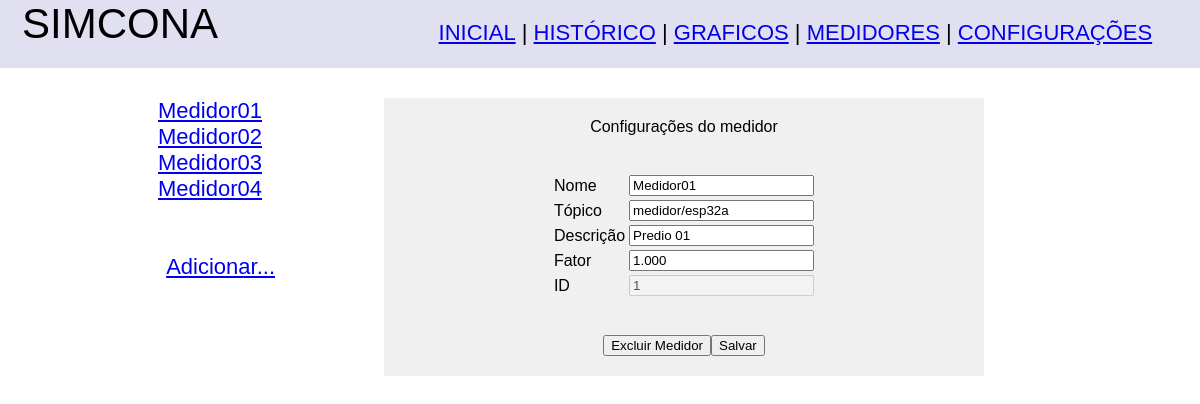
The app's page /medidores.php with its own data.
### tables this page shows
CREATE TABLE Medidor (
id INT AUTO_INCREMENT PRIMARY KEY ,
nome VARCHAR(255),
topico VARCHAR(255),
descricao VARCHAR(512),
fator DECIMAL(4,3)
);

### html/cntrl/medidorfcn.php (called while the page is built, shortened)
<?php
function buscaMedidores()
	{
	$pdo = Banco::obterConexao();
	$statement = $pdo->prepare("SELECT * FROM Medidor ORDER BY id asc;");
	$statement->execute();
	return($statement->fetchAll());
	}

### html/medidores.php (the view, shortened to what this page needs)
<!DOCTYPE html>
<html>
<head>
	<link rel="stylesheet" type="text/css" href="reset.css">
	<link rel="stylesheet" type="text/css" href="css.css">
</head>
<body>
<?php
	require_once('cntrl/medidorfcn.php');
?>
<center>
<div class="corpo">
		<?php
		$todosMedidores = buscaMedidores();
		$medidorAtual = $todosMedidores[0]['id'];
		$indexMedidorAtual = 0;
			$todosMedidores = buscaMedidores();
		?>
	<div class="menuesquerda">
			<?php
				for ($i=0; $i < (count($todosMedidores)); $i++) {
					?>
					<a href="medidores.php?medidor=<?php echo $todosMedidores[$i]['id'] ?>">
					<?php echo $todosMedidores[$i]['nome'];
					 if ($todosMedidores[$i]['id'] == $medidorAtual) $indexMedidorAtual = $i;?>
					</a><br><?php
					}?>
		<BR><br>
		<a href="inseremedidor.php"><p align="right">Adicionar...</p></a><br><br><br>
	</div>
	<center>
		<div class="config">
			Configurações do medidor<br><br><br>
			<form action="medidores.php?medidor=<?php echo $medidorAtual; ?>" method="POST">
			<table>
				<tr>
					<td><p align="left">Nome</p></td>
					<td><input type="text" name="nome" value="<?php echo $todosMedidores[$indexMedidorAtual]['nome'];?>"></td>
				</tr>
				<tr>
					<td><p align="left">Tópico</p></td>
					<td><input type="text" name="topico" value="<?php echo $todosMedidores[$indexMedidorAtual]['topico'];?>"></td>
				</tr>
				<tr>
					<td><p align="left">Descrição</p></td>
					<td><input type="text" name="descricao" value="<?php echo $todosMedidores[$indexMedidorAtual]['descricao'];?>"></td>
				</tr>
				<tr>
					<td><p align="left">Fator</p></td>
					<td><input type="text" name="fator" value="<?php echo $todosMedidores[$indexMedidorAtual]['fator'];?>"></td>
				</tr>
				<tr>
					<td><p align="left">ID</p></td>
					<td><input type="text" name="idmedidor" value="<?php echo $medidorAtual;?>" disabled></td>
				</tr>
			</table>
			<br><br>
			<input type="submit" value="Excluir Medidor" name="excluir"><input type="submit" value="Salvar" name="salvar">
			</form>
		</div>
	</center>
</div>
</body>
</html>

### html/css.css (style rules this page uses)
div { font-family:helvetica; }
div.supbar { width: 100%; height: 68px; border: 0px solid #730021; background-color:#E0E0F0; }
div.logo { float: left; width: 20%; height: 60px; margin: auto; border: 0px solid #73AD21; font-size:42px; }
div.menu { float: right; font-size:22px; height: 40px; width: 70%; margin: auto; border: 0px solid #73AD21; padding-top:20px; }
div.config { border: 0px solid #ffaa00; height: 100%; width: 600px; float: right; margin-top:30px; margin-right:10%; padding-top:20px; padding-bottom:20px; position:relative; background-color: #f0f0f0; }
div.corpo { border: 0px solid #ff0000; height: 100%; width: 80%; display: table; }
div.menuesquerda { font-size:22px; border: 0px solid #ffaa00; height: 500px; width: 130px; float: left; padding-top:30px; padding-left:5px; margin-left:20px; }
ul#menuh li { display:inline; }

### records on screen
medidor: nome "Medidor01", topico "medidor/esp32a", descricao "Predio 01", fator "1.000", idmedidor "1"
medidor: nome "Medidor02"
medidor: nome "Medidor03"
medidor: nome "Medidor04"
